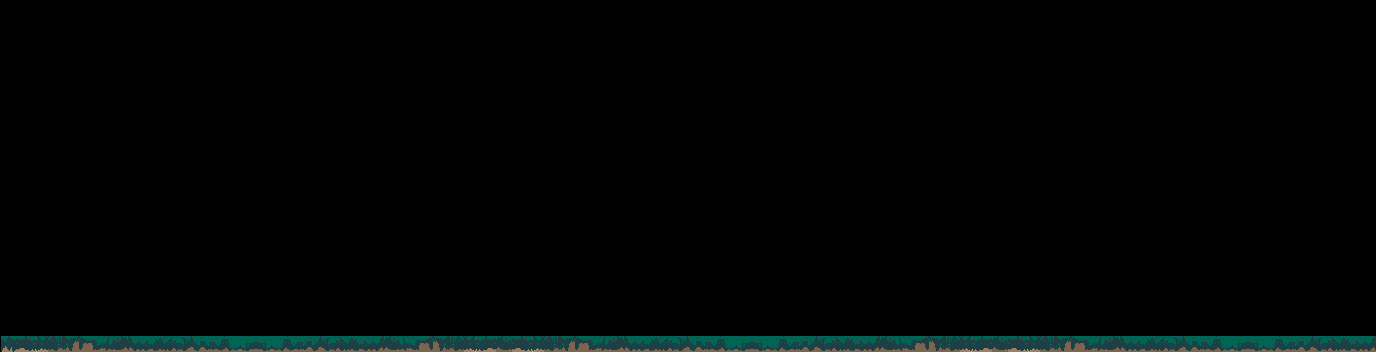

Rendered tile map (Tiled .tmx) drawn with the repository's tilesets; below, a short description and the map source with its tile grids summarised:
An orthogonal 86x22 tile map with 16x16 px tiles, 3 tile layers (Background, Walls, Foreground) and 14 objects (4x fire, 2x only.wood, PlayerSpawn.Default, PlayerSpawn.fromCave, PlayerSpawn.fromCamp, ...).

<map version="1.4" tiledversion="1.4.3" orientation="orthogonal" renderorder="right-down" width="86" height="22" tilewidth="16" tileheight="16" infinite="0" nextlayerid="9" nextobjectid="17">
 <tileset firstgid="1" source="CaveTileSet2.tsx" />
 <layer id="7" name="Background" width="86" height="22">
  <data>[1892 cells, 0 non-empty, 0 distinct tile ids]</data>
 </layer>
 <layer id="1" name="Walls" width="86" height="22">
  <data>[1892 cells, 86 non-empty, 31 distinct tile ids]</data>
 </layer>
 <layer id="8" name="Foreground" width="86" height="22">
  <data>[1892 cells, 0 non-empty, 0 distinct tile ids]</data>
 </layer>
 <objectgroup id="2" name="PlayerObjects">
  <object id="1" name="PlayerSpawn.Default" x="360" y="335">
   <point />
  </object>
  <object id="15" name="PlayerSpawn.fromCave" x="1321" y="337">
   <point />
  </object>
  <object id="16" name="PlayerSpawn.fromCamp" x="360" y="335">
   <point />
  </object>
 </objectgroup>
 <objectgroup id="3" name="AreaObjects">
  <object id="6" name="Camp" x="16" y="320" width="559.75" height="16" />
  <object id="13" name="fire" x="488" y="320" width="16" height="16" />
  <object id="7" name="fire" x="64" y="320" width="16" height="16" />
  <object id="8" name="fire" x="160" y="320" width="16" height="16" />
  <object id="9" name="fire" x="368" y="320" width="16" height="16" />
  <object id="12" name="water" x="896" y="320" width="16" height="16" />
  <object id="14" name="state.Cave" x="1280" y="320" width="80" height="16" />
 </objectgroup>
 <objectgroup id="4" name="ItemObjects">
  <object id="2" name="only.wood" x="1032" y="336">
   <point />
  </object>
  <object id="3" name="only.waterjug" x="904.667" y="336">
   <point />
  </object>
  <object id="4" name="only.wood" x="768" y="336">
   <point />
  </object>
  <object id="5" name="only.apple" x="647.333" y="336">
   <point />
  </object>
 </objectgroup>
 <objectgroup id="5" name="EnemyObjects" />
</map>
